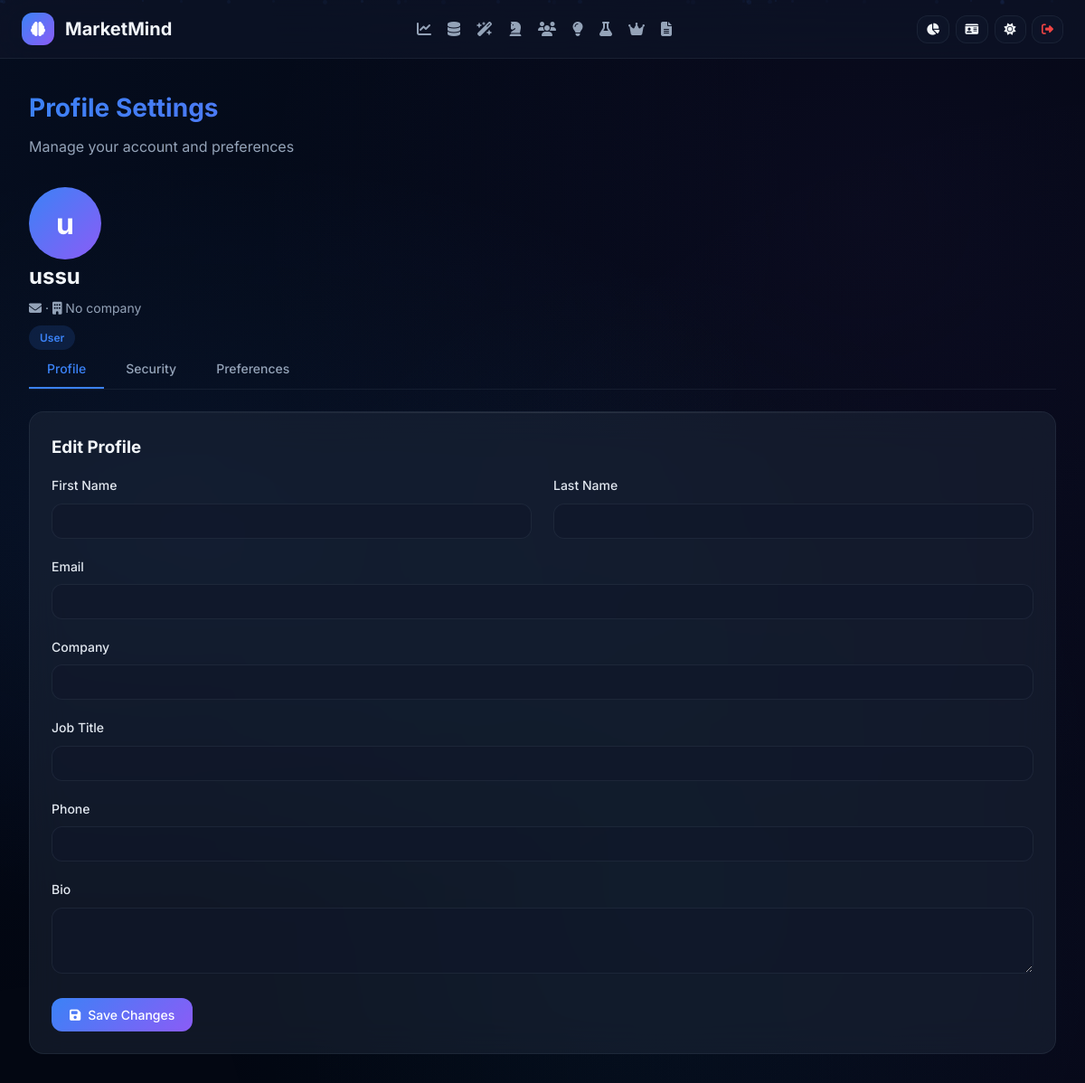
Screenshot of /profile (signed in) with the database file from the repository.
### database/models.py (models this page shows, shortened)
class User(UserMixin, db.Model):
    __tablename__ = 'users'
    id = db.Column(db.Integer, primary_key=True)
    username = db.Column(db.String(80), unique=True, nullable=False, index=True)
    email = db.Column(db.String(120), unique=True, nullable=False, index=True)
    password_hash = db.Column(db.String(255), nullable=False)
    first_name = db.Column(db.String(50), nullable=True)
    last_name = db.Column(db.String(50), nullable=True)
    role = db.Column(db.String(20), default='user')
    is_active = db.Column(db.Boolean, default=True)
    is_verified = db.Column(db.Boolean, default=False)
    avatar_url = db.Column(db.String(255), nullable=True)
    bio = db.Column(db.Text, nullable=True)
    company = db.Column(db.String(100), nullable=True)
    job_title = db.Column(db.String(100), nullable=True)
    phone = db.Column(db.String(20), nullable=True)
    theme_preference = db.Column(db.String(10), default='dark')
    language = db.Column(db.String(10), default='en')
    timezone = db.Column(db.String(50), default='UTC')
    date_format = db.Column(db.String(20), default='YYYY-MM-DD')
    notification_enabled = db.Column(db.Boolean, default=True)
    two_factor_enabled = db.Column(db.Boolean, default=False)
    api_key = db.Column(db.String(64), unique=True, nullable=True)
    last_login = db.Column(db.DateTime, nullable=True)
    login_count = db.Column(db.Integer, default=0)
    created_at = db.Column(db.DateTime, default=datetime.now)
    updated_at = db.Column(db.DateTime, default=datetime.now, onupdate=datetime.now)
    datasets = db.relationship('Dataset', backref='user', lazy='dynamic', cascade='all, delete-orphan')
    reports = db.relationship('Report', backref='user', lazy='dynamic', cascade='all, delete-orphan')
    forecasts = db.relationship('Forecast', backref='user', lazy='dynamic', cascade='all, delete-orphan')
    activity_logs = db.relationship('ActivityLog', backref='user', lazy='dynamic', cascade='all, delete-orphan')
    login_history = db.relationship('LoginHistory', backref='user', lazy='dynamic', cascade='all, delete-orphan')
    @property
    def is_admin(self):
        return self.role in ['admin', 'superadmin']
    @property
    def full_name(self):
        if self.first_name and self.last_name:
            return f"{self.first_name} {self.last_name}"
        return self.username

### app.py (the view, shortened to what this page needs)
@app.route('/profile', methods=['GET', 'POST'])
@login_required
def profile():
    return render_template('profile.html')

### app.py (called while the page is built)
@app.context_processor
def inject_globals():
    return {
        'now': datetime.now(),
        'format_number': format_number,
        'format_currency': format_currency,
        'format_percentage': format_percentage,
        'score_to_color': score_to_color,
        'score_to_rating': score_to_rating,
        'time_ago': time_ago
    }

@login_manager.user_loader
def load_user(user_id):
    if MODULES_AVAILABLE['models']:
        return User.query.get(int(user_id))
    return None

@app.before_request
def before_request():
    if current_user.is_authenticated and MODULES_AVAILABLE['models']:
        current_user.updated_at = datetime.now()
        db.session.commit()

### templates/profile.html (shortened to what this page needs)
{% extends 'base.html' %}
{% block content %}
<div class="page-container">
    <div class="page-header">
        <h1>Profile Settings</h1>
        <p>Manage your account and preferences</p>
    </div>
    <div class="profile-header">
        <div class="profile-avatar">{{ current_user.first_name[0] if current_user.first_name else current_user.username[0] }}</div>
        <div class="profile-info">
            <h2>{{ current_user.full_name }}</h2>
            <p><i class="fas fa-envelope"></i> {{ current_user.email }} &middot; <i class="fas fa-building"></i> {{ current_user.company or 'No company' }}</p>
            <span class="profile-role {{ current_user.role }}">{{ current_user.role.title() }}</span>
        </div>
    </div>
    <div class="settings-tabs">
        <button class="settings-tab active" onclick="showPanel('profile-panel', this)">Profile</button>
        <button class="settings-tab" onclick="showPanel('security-panel', this)">Security</button>
        <button class="settings-tab" onclick="showPanel('preferences-panel', this)">Preferences</button>
    </div>
    <div class="settings-panel active" id="profile-panel">
        <div class="glass-card">
            <h3 class="mb-4">Edit Profile</h3>
            <form method="POST" action="{{ url_for('profile') }}">
                <div class="grid-2">
                    <div class="form-group">
                        <label class="form-label">First Name</label>
                        <input type="text" name="first_name" class="form-control" value="{{ current_user.first_name or '' }}">
                    </div>
                    <div class="form-group">
                        <label class="form-label">Last Name</label>
                        <input type="text" name="last_name" class="form-control" value="{{ current_user.last_name or '' }}">
                    </div>
                </div>
                <div class="form-group">
                    <label class="form-label">Email</label>
                    <input type="email" name="email" class="form-control" value="{{ current_user.email }}" required>
                </div>
                <div class="form-group">
                    <label class="form-label">Company</label>
                    <input type="text" name="company" class="form-control" value="{{ current_user.company or '' }}">
                </div>
                <div class="form-group">
                    <label class="form-label">Job Title</label>
                    <input type="text" name="job_title" class="form-control" value="{{ current_user.job_title or '' }}">
                </div>
                <div class="form-group">
                    <label class="form-label">Phone</label>
                    <input type="text" name="phone" class="form-control" value="{{ current_user.phone or '' }}">
                </div>
                <div class="form-group">
                    <label class="form-label">Bio</label>
                    <textarea name="bio" class="form-control" rows="3">{{ current_user.bio or '' }}</textarea>
                </div>
                <button type="submit" class="glass-btn glass-btn-primary">
                    <i class="fas fa-save"></i> Save Changes
                </button>
            </form>
        </div>
    </div>
</div>
{% endblock %}

### rows the page displays
User: first_name+username "u", full_name "ussu", company "No company", role "User"
